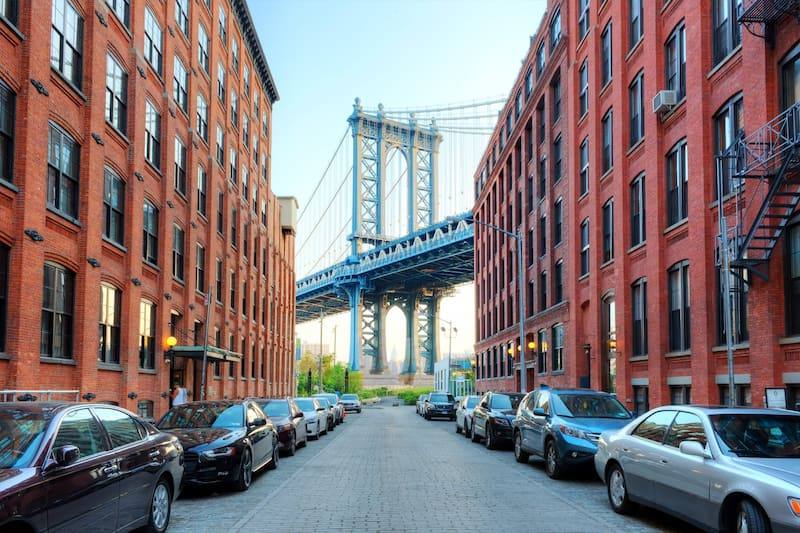
#> input picture Images/NYC.jpg, 800 x 533 px
$ python main.py
#> lines starting #> are read from the running program, lines starting #| are printed output that depends on the picture
import cv2 as cv
import matplotlib.pyplot as plt

img_path = input("Please input the local path of the image you want to use: ")
#> the answer given: Images/NYC.jpg
img = cv.imread(str(img_path))
#> img is the input picture: shape (533, 800, 3); mean B, G, R 120.4, 118, 128
cv.imshow('Selected Image', img)

gray_scaled_image = cv.cvtColor(img, cv.COLOR_BGR2GRAY)
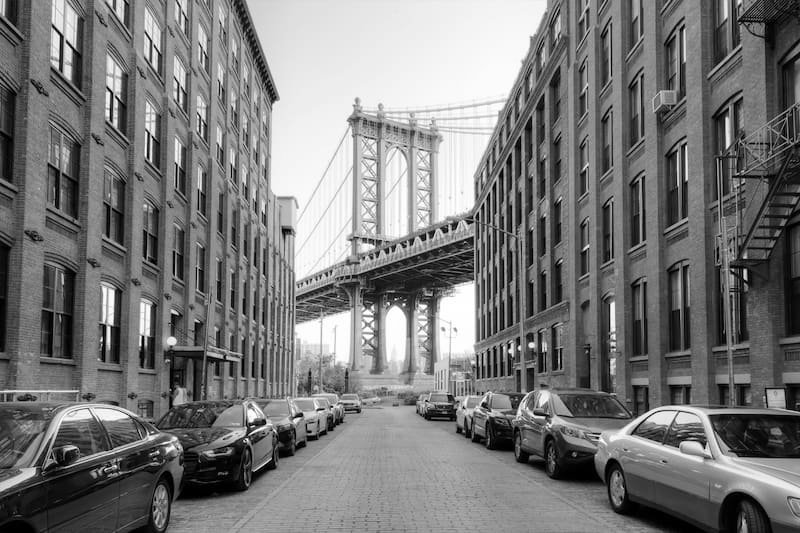
#> gray_scaled_image: shape (533, 800); min 0, max 255, mean 121.3
cv.imshow('Gray Scaled Selected Image', gray_scaled_image)

# Histogram Setup
def Histogram_graph_setup(ht):
    plt.figure()
    plt.title(ht)
    plt.xlabel("Bins")
    plt.ylabel("# of pixels")

#Grayscale Histogram
gray_hist = cv.calcHist([gray_scaled_image], [0], None, [256], [0,256])
#> gray_hist = 256 values, max 3544 at index 244, min 387 at index 255, mean 1665.6

Histogram_graph_setup("Grayscale Histogram")
plt.plot(gray_hist)
plt.xlim(0,256)

#Color Histogram
Histogram_graph_setup("Color Histogram")
colors = ('b', 'g', 'r')
for i, col in enumerate(colors):
    hist = cv.calcHist([img], [i], None, [256], [0,256])
    plt.plot(hist, color=col)
    plt.xlim([0,256])

plt.show()
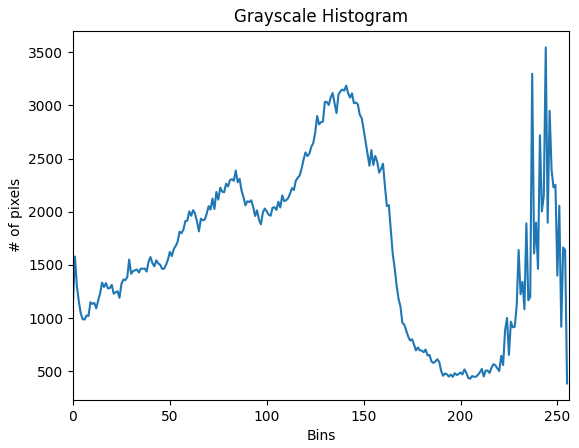
#> figure drawn by matplotlib, 1 panel; curve peaks at x = 244, y = 3544
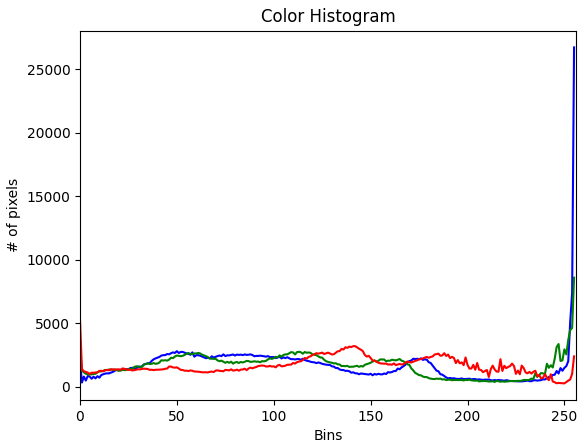
#> figure drawn by matplotlib, 1 panel; curve peaks at x = 255, y = 26700; curve peaks at x = 255, y = 8585; curve peaks at x = 0, y = 5299

cv.waitKey(0)
